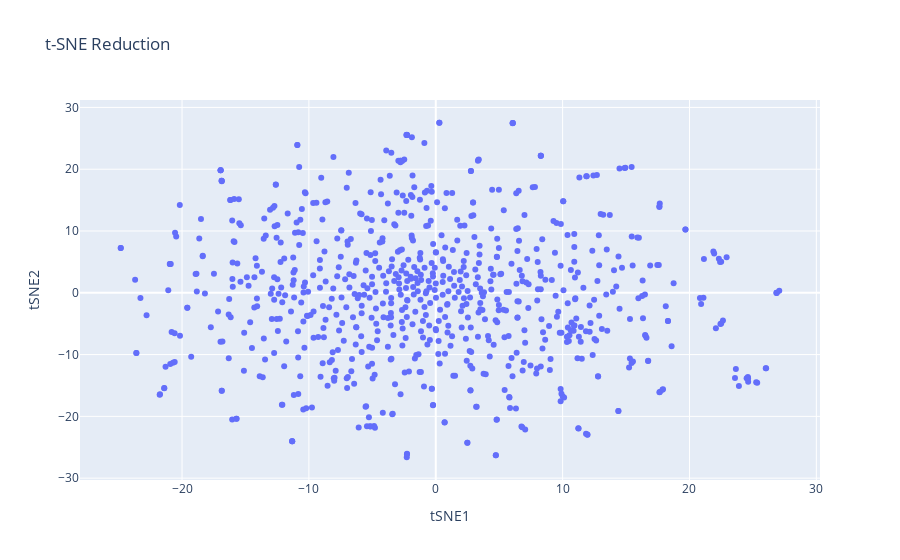

Notebook code for this chart:
### Code cell
# Step 2: Perform t-SNE
tsne = TSNE(n_components=2, random_state=42)  # You can set random_state for reproducibility
vectors_red_tsne = tsne.fit_transform(vectors_c)

# Step 3: Create a DataFrame with t-SNE results and metadata
tsne_df = pd.DataFrame(vectors_red_tsne, columns=['tSNE1', 'tSNE2'])  # Create DataFrame for t-SNE results
tsne_df['Metadata'] = metadata_c[0]  # Add metadata to the DataFrame

# Step 4: Save the t-SNE results to a CSV or TSV file
tsne_df.to_csv('auxFolder/cosine/vectors_reduced_tsne.csv', index=False)  # Save as CSV
# Alternatively, to save as TSV:
# tsne_df.to_csv('auxFolder/cosine/vectors_reduced_tsne.tsv', sep='\t', index=False)

# Step 5: Plot the t-SNE results
fig = px.scatter(tsne_df, x='tSNE1', y='tSNE2', hover_name='Metadata', title='t-SNE Reduction')
fig.show()

### Figure 1 — Plotly figure (JSON) as saved in the notebook; plotly's stock layout.template omitted (floating-point values rounded to 4 significant figures; data arrays with more than 128 entries replaced by an {"elided": "..."} marker saying what was removed)
{"data": [{"hovertemplate": "<b>%{hovertext}</b><br><br>tSNE1=%{x}<br>tSNE2=%{y}<extra></extra>", "hovertext": {"elided": "780 str values"}, "legendgroup": "", "marker": {"color": "#636efa", "symbol": "circle"}, "mode": "markers", "name": "", "orientation": "v", "showlegend": false, "type": "scatter", "x": {"elided": "780 float values"}, "xaxis": "x", "y": {"elided": "780 float values"}, "yaxis": "y"}], "layout": {"legend": {"tracegroupgap": 0}, "title": {"text": "t-SNE Reduction"}, "xaxis": {"anchor": "y", "domain": [0, 1], "title": {"text": "tSNE1"}}, "yaxis": {"anchor": "x", "domain": [0, 1], "title": {"text": "tSNE2"}}}}
